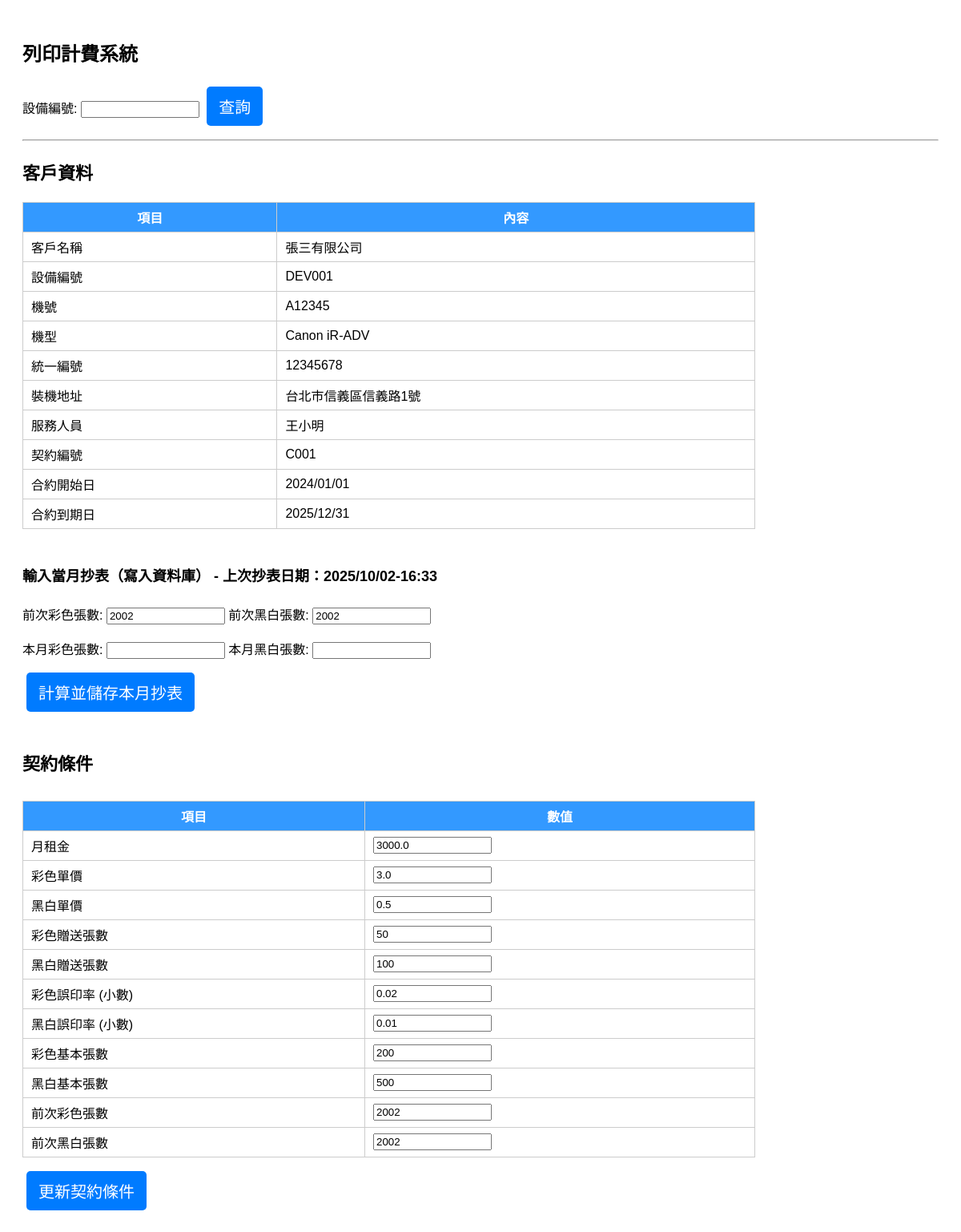
/?device_id=DEV001, run on an earlier commit of the app's database.
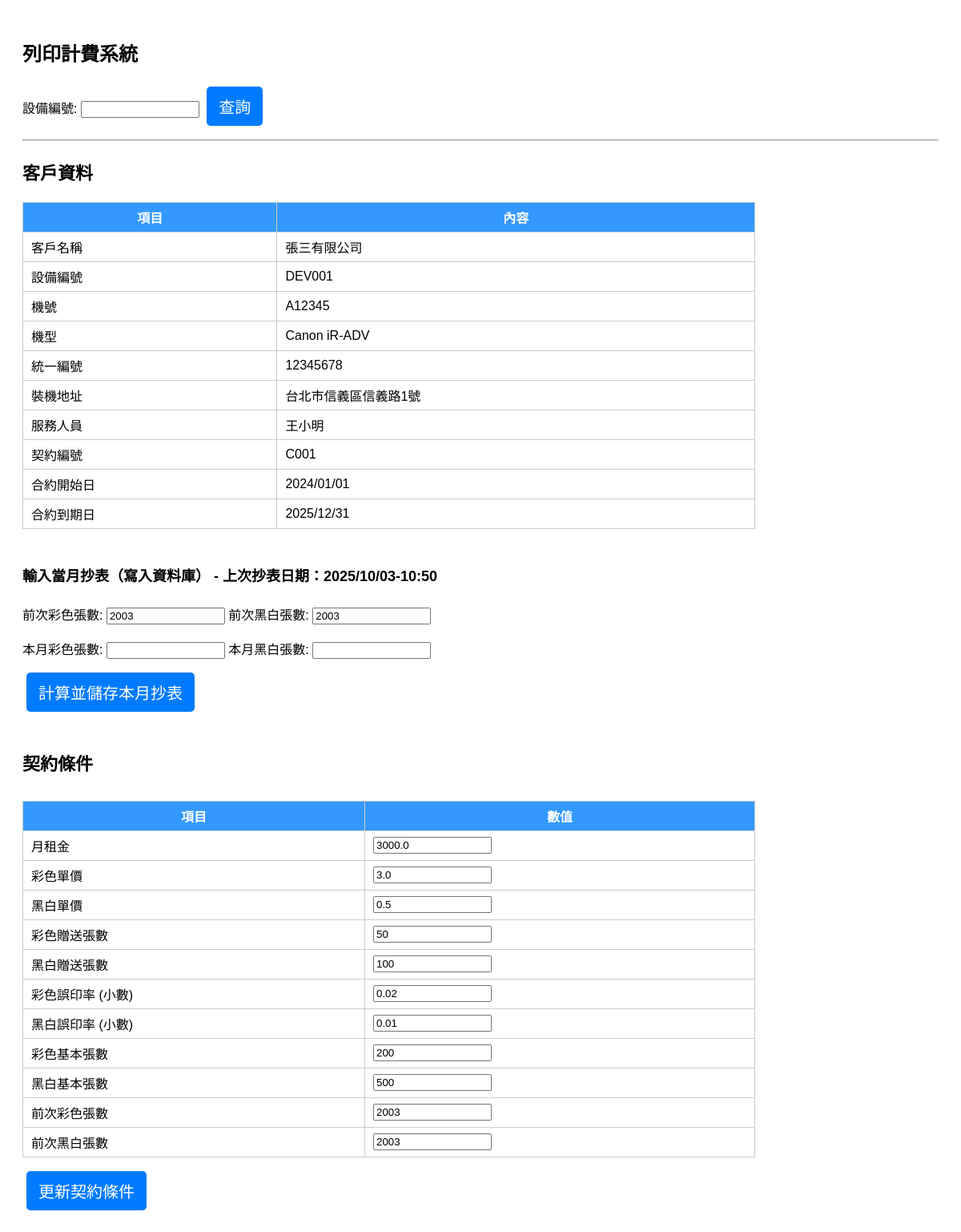
And on a later commit of the database.
### tables this page shows
CREATE TABLE customers (
    device_id TEXT PRIMARY KEY,
    customer_name TEXT,
    device_number TEXT,
    machine_model TEXT,
    tax_id TEXT,
    install_address TEXT,
    service_person TEXT,
    contract_number TEXT,
    contract_start TEXT,
    contract_end TEXT
);

CREATE TABLE usage (
            id INTEGER PRIMARY KEY AUTOINCREMENT,
            device_id TEXT,
            month TEXT,
            color_count INTEGER,
            bw_count INTEGER,
            timestamp TEXT
        );

CREATE TABLE contracts (
            device_id TEXT PRIMARY KEY,
            monthly_rent REAL,
            color_unit_price REAL,
            bw_unit_price REAL,
            color_giveaway INTEGER,
            bw_giveaway INTEGER,
            color_error_rate REAL,
            bw_error_rate REAL,
            color_basic INTEGER,
            bw_basic INTEGER
        );

### app.py (the view)
@app.route("/", methods=["GET", "POST"])
def index():
    message = request.args.get("message", "")
    contract = None
    customer = None
    last_color, last_bw, last_time = 0, 0, ""
    result = None
    if request.method == "POST":
        mode = request.form.get("mode")
        if mode == "query":
            device_id = request.form.get("device_id", "").strip()
            contract = get_contract(device_id)
            customer = get_customer(device_id)
            if not contract:
                message = f"❌ 找不到設備 {device_id}"
            else:
                last_color, last_bw, last_time = get_last_counts(device_id)
        elif mode == "calculate":
            device_id = request.form.get("device_id", "").strip()
            contract = get_contract(device_id)
            customer = get_customer(device_id)
            if not contract:
                message = f"❌ 找不到設備 {device_id}"
            else:
                last_color, last_bw, last_time = get_last_counts(device_id)
                try:
                    curr_color = int(request.form.get("curr_color", "0"))
                    curr_bw = int(request.form.get("curr_bw", "0"))
                except Exception as e:
                    message = f"輸入格式錯誤: {e}"
                else:
                    result = calculate(contract, curr_color, curr_bw, last_color, last_bw)
                    insert_usage(device_id, curr_color, curr_bw)
        elif mode == "update_contract":
            device_id = request.form.get("device_id", "").strip()
            try:
                monthly_rent = float(request.form.get("monthly_rent", "0") or "0")
                color_unit_price = float(request.form.get("color_unit_price", "0") or "0")
                bw_unit_price = float(request.form.get("bw_unit_price", "0") or "0")
                color_giveaway = int(request.form.get("color_giveaway", "0") or "0")
                bw_giveaway = int(request.form.get("bw_giveaway", "0") or "0")
                color_error_rate = float(request.form.get("color_error_rate", "0") or "0")
                bw_error_rate = float(request.form.get("bw_error_rate", "0") or "0")
                color_basic = int(request.form.get("color_basic", "0") or "0")
                bw_basic = int(request.form.get("bw_basic", "0") or "0")
            except Exception as e:
                message = f"讀取表單欄位錯誤: {e}"
            else:
                conn = sqlite3.connect(DB_FILE)
                c = conn.cursor()
                c.execute("""UPDATE contracts SET
                             monthly_rent=?, color_unit_price=?, bw_unit_price=?,
                             color_giveaway=?, bw_giveaway=?, color_error_rate=?, bw_error_rate=?,
                             color_basic=?, bw_basic=? WHERE device_id=?""",
                          (monthly_rent, color_unit_price, bw_unit_price,
                           color_giveaway, bw_giveaway, color_error_rate, bw_error_rate,
                           color_basic, bw_basic, device_id))
                conn.commit()
                conn.close()
                return redirect(url_for("index", device_id=device_id, message="✅ 契約條件已更新"))
    else:
        q_device = request.args.get("device_id")
        if q_device:
            contract = get_contract(q_device)
            customer = get_customer(q_device)
            if contract:
                last_color, last_bw, last_time = get_last_counts(q_device)
            else:
                message = f"❌ 找不到設備 {q_device}"
    return render_template("index.html",
                           contract=contract,
                           customer=customer,
                           last_color=last_color,
                           last_bw=last_bw,
                           last_time=last_time,
                           result=result,
                           message=message)

### app.py (called while the page is built)
def get_contract(device_id):
    conn = sqlite3.connect(DB_FILE)
    c = conn.cursor()
    c.execute("SELECT * FROM contracts WHERE device_id=?", (device_id,))
    row = c.fetchone()
    conn.close()
    if row:
        return {
            "device_id": row[0],
            "monthly_rent": row[1],
            "color_unit_price": row[2],
            "bw_unit_price": row[3],
            "color_giveaway": row[4],
            "bw_giveaway": row[5],
            "color_error_rate": row[6],
            "bw_error_rate": row[7],
            "color_basic": row[8],
            "bw_basic": row[9]
        }
    return None

def get_customer(device_id):
    conn = sqlite3.connect(DB_FILE)
    c = conn.cursor()
    c.execute("SELECT * FROM customers WHERE device_id=?", (device_id,))
    row = c.fetchone()
    conn.close()
    if row:
        return {
            "device_id": row[0],
            "customer_name": row[1],
            "device_number": row[2],
            "machine_model": row[3],
            "tax_id": row[4],
            "install_address": row[5],
            "service_person": row[6],
            "contract_number": row[7],
            "contract_start": row[8],
            "contract_end": row[9]
        }
    return None

def get_last_counts(device_id):
    conn = sqlite3.connect(DB_FILE)
    c = conn.cursor()
    c.execute("SELECT color_count, bw_count, timestamp FROM usage WHERE device_id=? ORDER BY id DESC LIMIT 1", (device_id,))
    row = c.fetchone()
    conn.close()
    if row:
        last_time = row[2] if row[2] else ""
        return row[0] or 0, row[1] or 0, last_time
    return 0, 0, ""

### templates/index.html (shortened to what this page needs)
<!DOCTYPE html>
<html>
<head>
</head>
<body>
    <h2>列印計費系統</h2>
    <form method="POST" style="margin-bottom: 12px;">
        <label>設備編號:
            <input type="text" name="device_id" required>
        </label>
        <button type="submit">查詢</button>
    </form>
    {% if contract %}
    <hr>
    {% if customer %}
    <h3 style="font-size:22px;">客戶資料</h3>
    <table class="contract-table";>
        <tr><th>項目</th><th>內容</th></tr>
        <tr><td>客戶名稱</td><td>{{ customer.customer_name }}</td></tr>
        <tr><td>設備編號</td><td>{{ customer.device_id }}</td></tr>
        <tr><td>機號</td><td>{{ customer.device_number }}</td></tr>
        <tr><td>機型</td><td>{{ customer.machine_model }}</td></tr>
        <tr><td>統一編號</td><td>{{ customer.tax_id }}</td></tr>
        <tr><td>裝機地址</td><td>{{ customer.install_address }}</td></tr>
        <tr><td>服務人員</td><td>{{ customer.service_person }}</td></tr>
        <tr><td>契約編號</td><td>{{ customer.contract_number }}</td></tr>
        <tr><td>合約開始日</td><td>{{ customer.contract_start }}</td></tr>
        <tr><td>合約到期日</td><td>{{ customer.contract_end }}</td></tr>
    </table>
    {% endif %}
    <form method="POST" style="margin-top:20px;">
        <div class="header-flex" style="font-size:18px;width:80%; margin-top:20px;">
            <h4>輸入當月抄表（寫入資料庫）
            {% if last_time %}
                - 上次抄表日期：{{ last_time }}
            {% endif %}</h4>
		</div>
		<div>
			前次彩色張數: <input type="text" value="{{ last_color }}" readonly>
            前次黑白張數: <input type="text" value="{{ last_bw }}" readonly>
		</div>
		<br>
		<div>
            本月彩色張數: <input type="number" name="curr_color" required>
            本月黑白張數: <input type="number" name="curr_bw" required>
        </div>
        <div style="margin-top:12px;">
            <button type="submit">計算並儲存本月抄表</button>
        </div>
    </form>
    <div class="header-flex" style="width:80%; margin-top:20px;">
        <h3 style="font-size:22px;">契約條件</h3>
    </div>
    <form method="POST" style="margin-top:8px;">
        <table class="contract-table";>
            <tr><th>項目</th><th>數值</th></tr>
            <tr><td>月租金</td><td><input type="number" step="0.01" name="monthly_rent" value="{{ contract.monthly_rent }}"></td></tr>
            <tr><td>彩色單價</td><td><input type="number" step="0.01" name="color_unit_price" value="{{ contract.color_unit_price }}"></td></tr>
            <tr><td>黑白單價</td><td><input type="number" step="0.01" name="bw_unit_price" value="{{ contract.bw_unit_price }}"></td></tr>
            <tr><td>彩色贈送張數</td><td><input type="number" name="color_giveaway" value="{{ contract.color_giveaway }}"></td></tr>
            <tr><td>黑白贈送張數</td><td><input type="number" name="bw_giveaway" value="{{ contract.bw_giveaway }}"></td></tr>
            <tr><td>彩色誤印率 (小數)</td><td><input type="number" step="0.0001" name="color_error_rate" value="{{ contract.color_error_rate }}"></td></tr>
            <tr><td>黑白誤印率 (小數)</td><td><input type="number" step="0.0001" name="bw_error_rate" value="{{ contract.bw_error_rate }}"></td></tr>
            <tr><td>彩色基本張數</td><td><input type="number" name="color_basic" value="{{ contract.color_basic }}"></td></tr>
            <tr><td>黑白基本張數</td><td><input type="number" name="bw_basic" value="{{ contract.bw_basic }}"></td></tr>
            <tr><td>前次彩色張數</td><td><input type="text" value="{{ last_color }}" readonly></td></tr>
            <tr><td>前次黑白張數</td><td><input type="text" value="{{ last_bw }}" readonly></td></tr>
        </table>
        <div style="margin-top:12px;">
            <button type="submit">更新契約條件</button>
        </div>
    </form>
    {% endif %}
</body>
</html>

### templates/index.html (style rules this page uses)
body { font-family: Arial, sans-serif; padding: 20px; }
table { border-collapse: collapse; margin: 10px 0; width: 80%; }
th, td { border: 1px solid #ccc; padding: 6px 10px; text-align: left; }
th { background-color: #ccc !important; }
.header-flex { display:flex; justify-content:space-between; align-items:center; width:80%; }
input[type="number"], input[type="text"] { width: 140px; }
table.contract-table th { text-align: center; center;background-color: #3399FF !important;color: white !important; }
button { padding: 10px 15px; font-size: 20px; margin: 5px; background-color: #007BFF; color: white; border: none; border-radius: 5px; cursor: pointer; }

What changed in the data, as far as the page shows it:
no longer on this page (row unchanged): usage: timestamp "2025/10/02-16:33", color_count "2002", bw_count "2002"
added usage: timestamp "2025/10/03-10:50", color_count "2003", bw_count "2003"
